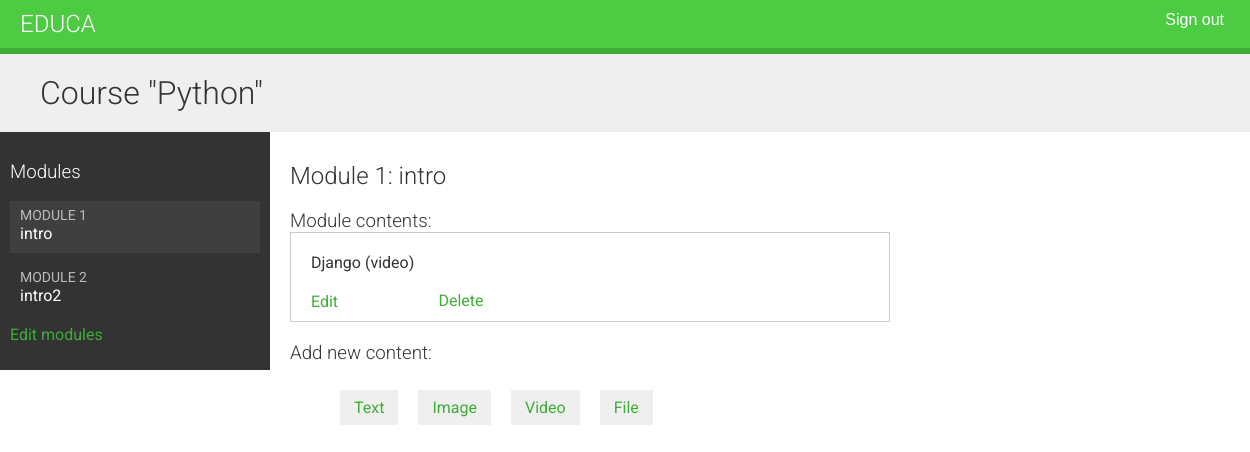
Page /course/module/5/ (signed in) on the committed database.
### courses/models.py (models this page shows, shortened)
class Course(models.Model):
    owner = models.ForeignKey(
        User, related_name='courses_created', on_delete=models.CASCADE
    )
    subject = models.ForeignKey(
        Subject, related_name='courses', on_delete=models.CASCADE
    )
    title = models.CharField(max_length=200)
    slug = models.SlugField(max_length=200, unique=True)
    overview = models.TextField()
    created = models.DateTimeField(auto_now_add=True)
    students = models.ManyToManyField(
        User, related_name='courses_joined', blank=True
    )
    class Meta:
        ordering = ['-created']

class Module(models.Model):
    course = models.ForeignKey(
        Course, related_name='modules', on_delete=models.CASCADE
    )
    title = models.CharField(max_length=200)
    description = models.TextField(blank=True)
    order = OrderField(blank=True, for_fields=['course'])
    class Meta:
        ordering = ['order']

class Content(models.Model):
    module = models.ForeignKey(
        Module, related_name='contents', on_delete=models.CASCADE
    )
    content_type = models.ForeignKey(
        ContentType,
        on_delete=models.CASCADE,
        limit_choices_to={
            'model__in': ('text', 'video', 'image', 'file')
        },
    )
    object_id = models.PositiveIntegerField()
    item = GenericForeignKey('content_type', 'object_id')
    order = OrderField(blank=True, for_fields=['module'])
    class Meta:
        ordering = ['order']

class ItemBase(models.Model):
    owner = models.ForeignKey(
        User, related_name='%(class)s_related', on_delete=models.CASCADE
    )
    title = models.CharField(max_length=250)
    created = models.DateTimeField(auto_now_add=True)
    updated = models.DateTimeField(auto_now=True)
    class Meta:
        abstract = True
    def __str__(self):
        return self.title

class Video(ItemBase):
    url = models.URLField()

### courses/views.py (the view)
class ModuleContentListView(TemplateResponseMixin, View):
    template_name = 'courses/manage/module/content_list.html'
    def get(self, request, module_id):
        module = get_object_or_404(
            Module, id=module_id, course__owner=request.user
        )
        return self.render_to_response({'module': module})

### courses/templatetags/course.py (called while the page is built)
@register.filter
def model_name(obj):
    try:
        return obj._meta.model_name
    except AttributeError:
        return None

### courses/templates/courses/manage/module/content_list.html (shortened to what this page needs)
{% extends "base.html" %}
{% load course %}
{% block content %}
{% with course=module.course %}
  <h1>Course "{{ course.title }}"</h1>
  <div class="contents">
    <h3>Modules</h3>
    <ul id="modules">
      {% for m in course.modules.all %}
        <li data-id="{{ m.id }}" {% if m == module %}class="selected"{% endif %}>
          <a href="{% url "module_content_list" m.id %}">
            <span>
              Module <span class="order">{{ m.order|add:1 }}</span>
            </span>
            <br>
            {{ m.title }}
          </a>
        </li>
      {% empty %}
        <li>No modules yet.</li>
      {% endfor %}
    </ul>
    <p><a href="{% url "course_module_update" course.id %}">
    Edit modules</a></p>
  </div>
  <div class="module">
    <h2>Module {{ module.order|add:1 }}: {{ module.title }}</h2>
    <h3>Module contents:</h3>
    <div id="module-contents">
      {% for content in module.contents.all %}
        <div data-id="{{ content.id }}">
          {% with item=content.item %}
            <p>{{ item }} ({{ item|model_name }})</p>
            <a href="{% url "module_content_update" module.id item|model_name item.id %}">
              Edit
            </a>
            <form action="{% url "module_content_delete" content.id %}" method="post">
              <input type="submit" value="Delete">
            </form>
            {% endwith %}
        </div>
      {% empty %}
        <p>This module has no contents yet.</p>
      {% endfor %}
    </div>
    <h3>Add new content:</h3>
    <ul class="content-types">
      <li>
        <a href="{% url "module_content_create" module.id "text" %}">Text</a>
      </li>
      <li>
        <a href="{% url "module_content_create" module.id "image" %}">Image</a>
      </li>
      <li>
        <a href="{% url "module_content_create" module.id "video" %}">Video</a>
      </li>
      <li>
        <a href="{% url "module_content_create" module.id "file" %}">File</a>
      </li>
    </ul>
  </div>
{% endwith %}
{% endblock %}

### courses/static/css/base.css (style rules this page uses)
body { margin:0; font-family:'Roboto', sans-serif; font-weight:400; color:#333; }
a { color:#3fad37; text-decoration:none; }
ul { float:left; }
h1, h2, h3, h4, h5, h6 { font-family:'Roboto', sans-serif; font-weight:300; }
h1 { background:#efefef; width:100%; overflow:auto; padding:20px 0 20px 40px; margin:0; }
.module { padding:10px 20px; float:left; width:600px; }
.module h3 { margin:20px 0 0; padding:0; width:100%; }
.module p { margin:10px 0 20px; width:100%; float:left; }
.contents { width:20%; padding:10px; float:left; background:#333; color: #fff; font-family:'Roboto', sans-serif; }
.contents ul { list-style:none; margin:0; padding:0; width:100%; }
.contents ul li { margin:0 0 10px 0; padding:4px 10px 10px; overflow:auto; cursor:move; }
.contents ul li.selected { background:#3f3f3f; }
.contents ul span { text-transform:uppercase; color:#bbb; font-size:14px; }
.contents ul a { display:block; color:#fff; text-decoration:none; }
ul.content-types li { list-style:none; float:left; margin:10px; background:#efefef; padding:8px 14px; }
input, select, textarea { border:1px solid #ccc; border-bottom:3px solid #ccc; padding:8px 12px; font-size:16px; font-family:'Roboto', sans-serif; float:left; clear:both; width:300px; }
input[type=submit], a.button { border-radius:5px; background:#4dcc43; color:#fff; font-size:16px; text-transform:uppercase; border:none; padding:10px 20px; margin:20px 0; }
#module-contents div { padding:10px 20px; border:1px solid #ccc; background:#fff }
#module-contents form { margin:0; padding:0; }
#module-contents input[type=submit] { color:#3fad37; background:none; margin:-20px 0 0; padding:0; float:left; text-transform:none; }

### rows in the picture
Course: title "Python"
Module: order|add "1", title "intro"
Module: order|add "2", title "intro2"
Content: item "Django", item|model_name "video"
